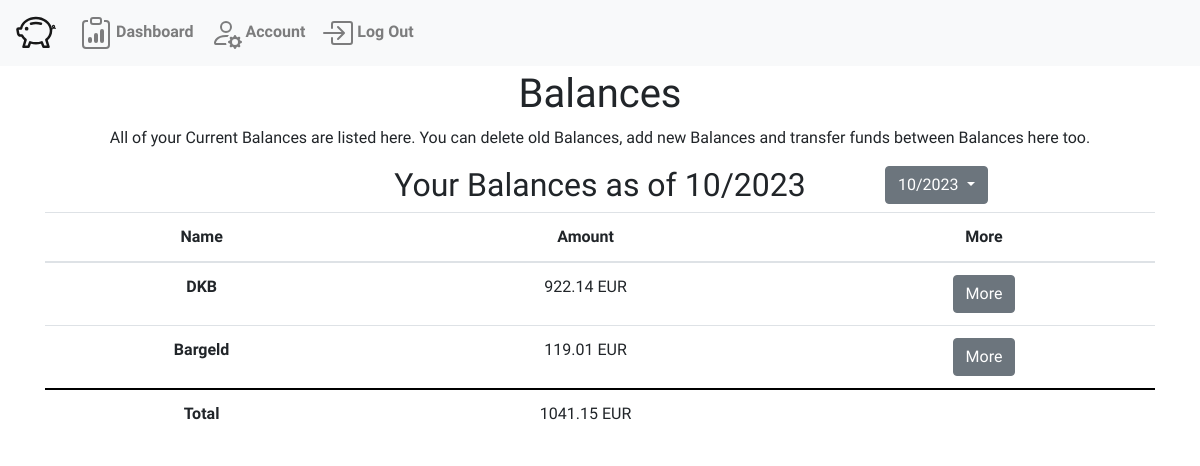
/balances (signed in), run on an earlier commit of the app's database.
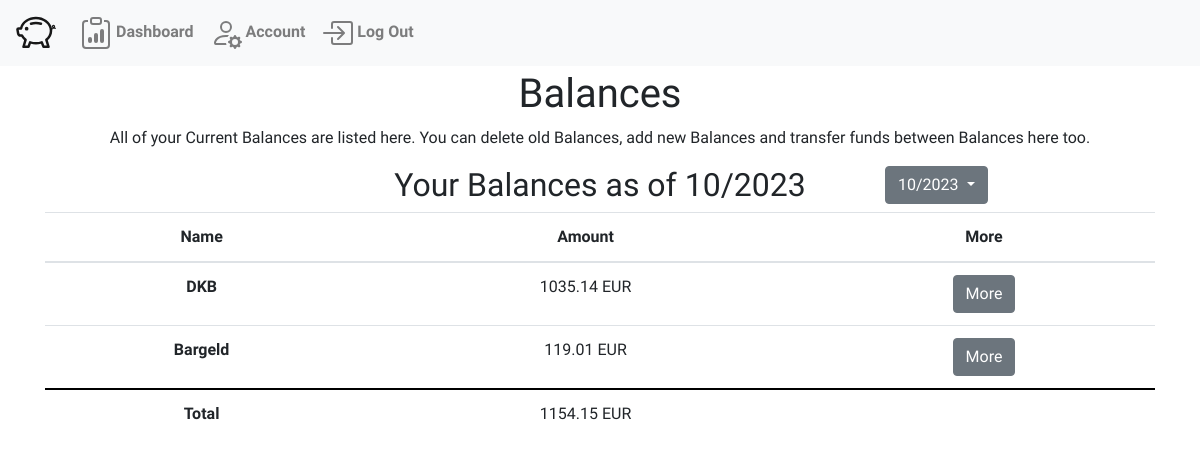
And on a later commit of the database.
### WalletWise/models.py (models this page shows, shortened)
class Funds(models.Model):
    budget = models.ForeignKey("MonthBudget",related_name="funds", on_delete=models.CASCADE)
    title = models.CharField(max_length=64)
    amount = models.DecimalField(decimal_places=2, max_digits=20)
    defaultOwner = models.ForeignKey("User", related_name="defaultFunds", on_delete=models.DO_NOTHING, default=None, null=True)

class MonthBudget(models.Model):
    dashboard = models.ForeignKey("Dashboard", on_delete=models.CASCADE, related_name="months")
    date = models.DateField(auto_now_add=True)
    @property
    def all_funds(self):
        total_amount = Decimal(0)
        if self.funds.aggregate(amount_sum=models.Sum('amount'))['amount_sum']:
            total_amount = self.funds.aggregate(amount_sum=models.Sum('amount'))['amount_sum']
        return Decimal(total_amount).quantize(Decimal('0.00'), rounding=ROUND_DOWN) or 0  # Return 0 if no funds are associated
    @property
    def month(self):
        return self.date.month
    @property
    def year(self):
        return self.date.year

### WalletWise/views.py (the view)
# urls.py: path("balances", views.balances, name="balances"),
def balances(request):
    user = request.user
    try:
        dashboard = Dashboard.objects.get(owner=user)
    except:
        dashboard = Dashboard.objects.create(owner=user)
    budgets = dashboard.months.all()
    currentBudget = ""
    for budget in budgets:
        if timezone.datetime.now().month == budget.month and timezone.datetime.now().year == budget.year:
            currentBudget = budget
            break
    if currentBudget == "":
        currentBudget = viewsHelpers.createBudget(dashboard)
    return render(request, "WalletWise/balances.html", {
        'user':user,
        'budget': currentBudget,
        'dashboard' : dashboard
    })

### WalletWise/templates/WalletWise/balances.html (shortened to what this page needs)
{% extends "WalletWise/layout.html" %}
{% block body %}
<div class="container text-center">
    <h1>Balances</h1>
    <p>All of your Current Balances are listed here. You can delete old Balances, add new Balances and transfer funds between Balances here too.</p>
    <div class="row">
        <div class="col-md-3"></div>
        <h2 class="col-md-6">Your Balances as of {{budget.month}}/{{budget.year}}</h2>
        <div class="dropdown">
            <button class="btn btn-secondary dropdown-toggle" type="button" id="dropdownMenuButton" data-bs-toggle="dropdown" aria-haspopup="true" aria-expanded="false">
                {{budget.month}}/{{budget.year}}
            </button>
        </div>
    </div>
    <table class="table">
        <thead>
            <tr>
                <th scope="col">Name</th>
                <th scope="col">Amount</th>
                <th scope="col">More</th>
            </tr>
        </thead>
        <tbody>
            {% for balance in budget.funds.all %}
            <tr>
                <th scope="row">{{balance.title}}</th>
                <td>{{balance.amount}} EUR</td>
                <td><a class="btn btn-secondary" href="{% url 'balance' date=budget.date title=balance.title %}" role="button">More</a></td>
            </tr>
            {% endfor %}
        </tbody>
        <tfoot>
            <th scope="row">Total</th>
            <td>{{budget.all_funds}} EUR</td>
            <td></td>
        </tfoot>
    </table>
</div>
{% endblock %}

What changed in the data, as far as the page shows it:
computed for MonthBudget: all_funds "1041.15" → "1154.15"
changed Funds "DKB": amount "922.14" → "1035.14"
